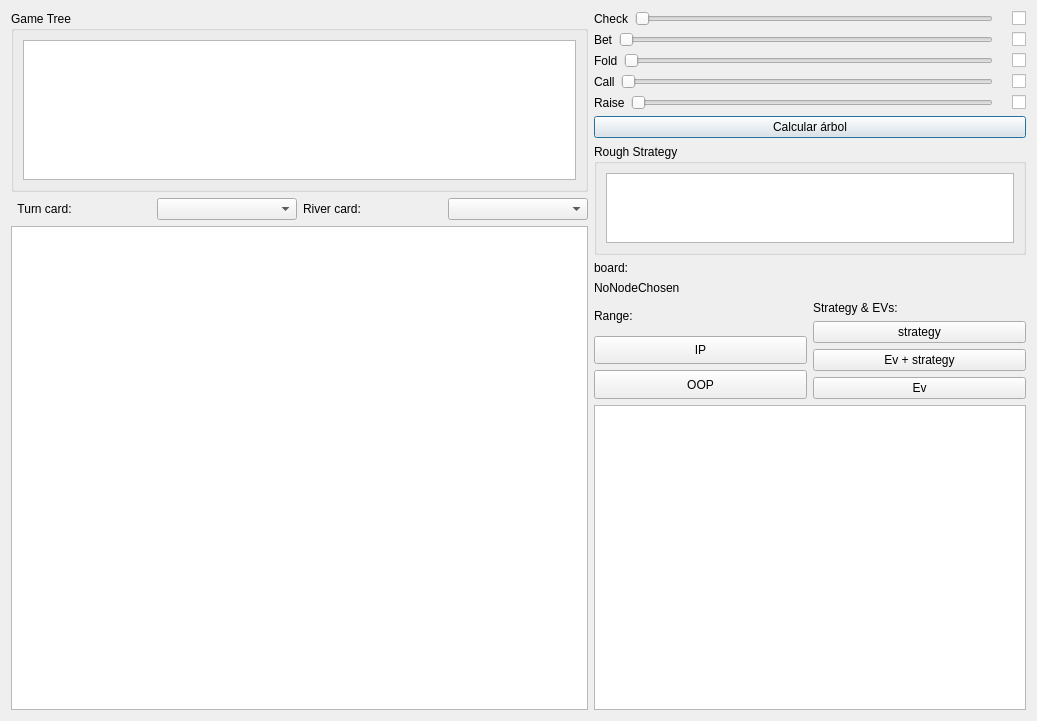
<?xml version="1.0" encoding="UTF-8"?>
<ui version="4.0">
 <class>StrategyExplorer</class>
 <widget class="QDialog" name="StrategyExplorer">
  <property name="geometry">
   <rect>
    <x>0</x>
    <y>0</y>
    <width>1037</width>
    <height>721</height>
   </rect>
  </property>
  <property name="windowTitle">
   <string>StrategyExplorer</string>
  </property>
  <layout class="QHBoxLayout" name="horizontalLayout" stretch="4,3">
   <item>
    <layout class="QVBoxLayout" name="verticalLayout" stretch="3,0,8">
     <item>
      <widget class="QGroupBox" name="groupBox">
       <property name="title">
        <string>Game Tree</string>
       </property>
       <layout class="QVBoxLayout" name="verticalLayout_3">
        <item>
         <widget class="QSTreeView" name="gameTreeView">
          <attribute name="headerVisible">
           <bool>false</bool>
          </attribute>
         </widget>
        </item>
       </layout>
      </widget>
     </item>
     <item>
      <layout class="QHBoxLayout" name="horizontalLayout_3">
       <item>
        <widget class="QLabel" name="label">
         <property name="sizePolicy">
          <sizepolicy hsizetype="Preferred" vsizetype="Preferred">
           <horstretch>0</horstretch>
           <verstretch>0</verstretch>
          </sizepolicy>
         </property>
         <property name="text">
          <string>  Turn card:</string>
         </property>
        </widget>
       </item>
       <item>
        <widget class="QComboBox" name="turnCardBox"/>
       </item>
       <item>
        <widget class="QLabel" name="label_2">
         <property name="text">
          <string>River card:</string>
         </property>
        </widget>
       </item>
       <item>
        <widget class="QComboBox" name="riverCardBox"/>
       </item>
      </layout>
     </item>
     <item>
      <widget class="HtmlTableView" name="strategyTableView">
       <property name="styleSheet">
        <string notr="true"/>
       </property>
       <attribute name="horizontalHeaderVisible">
        <bool>false</bool>
       </attribute>
       <attribute name="verticalHeaderVisible">
        <bool>false</bool>
       </attribute>
      </widget>
     </item>
    </layout>
   </item>
   <item>
    <layout class="QVBoxLayout" name="verticalLayout_2" stretch="0,10,2,10,40">
     <item>
      <layout class="QVBoxLayout" name="verticalLayout_9">
       <item>
        <layout class="QHBoxLayout" name="horizontalLayout_8">
         <item>
          <widget class="QLabel" name="title_check">
           <property name="text">
            <string>Check</string>
           </property>
          </widget>
         </item>
         <item>
          <widget class="QSlider" name="slider_check">
           <property name="orientation">
            <enum>Qt::Orientation::Horizontal</enum>
           </property>
          </widget>
         </item>
         <item>
          <widget class="QLabel" name="label_check">
           <property name="text">
            <string/>
           </property>
          </widget>
         </item>
         <item>
          <widget class="QCheckBox" name="checkBox_check">
           <property name="text">
            <string/>
           </property>
          </widget>
         </item>
        </layout>
       </item>
       <item>
        <layout class="QHBoxLayout" name="horizontalLayout_7">
         <item>
          <widget class="QLabel" name="title_bet">
           <property name="text">
            <string>Bet</string>
           </property>
          </widget>
         </item>
         <item>
          <widget class="QSlider" name="slider_bet">
           <property name="orientation">
            <enum>Qt::Orientation::Horizontal</enum>
           </property>
          </widget>
         </item>
         <item>
          <widget class="QLabel" name="label_bet">
           <property name="text">
            <string/>
           </property>
          </widget>
         </item>
         <item>
          <widget class="QCheckBox" name="checkBox_bet">
           <property name="text">
            <string/>
           </property>
          </widget>
         </item>
        </layout>
       </item>
       <item>
        <layout class="QHBoxLayout" name="horizontalLayout_5">
         <item>
          <widget class="QLabel" name="title_fold">
           <property name="text">
            <string>Fold</string>
           </property>
          </widget>
         </item>
         <item>
          <widget class="QSlider" name="slider_fold">
           <property name="orientation">
            <enum>Qt::Orientation::Horizontal</enum>
           </property>
          </widget>
         </item>
         <item>
          <widget class="QLabel" name="label_fold">
           <property name="text">
            <string/>
           </property>
          </widget>
         </item>
         <item>
          <widget class="QCheckBox" name="checkBox_fold">
           <property name="text">
            <string/>
           </property>
          </widget>
         </item>
        </layout>
       </item>
       <item>
        <layout class="QHBoxLayout" name="horizontalLayout_2">
         <item>
          <widget class="QLabel" name="title_call">
           <property name="text">
            <string>Call</string>
           </property>
          </widget>
         </item>
         <item>
          <widget class="QSlider" name="slider_call">
           <property name="orientation">
            <enum>Qt::Orientation::Horizontal</enum>
           </property>
          </widget>
         </item>
         <item>
          <widget class="QLabel" name="label_call">
           <property name="text">
            <string/>
           </property>
          </widget>
         </item>
         <item>
          <widget class="QCheckBox" name="checkBox_call">
           <property name="text">
            <string/>
           </property>
          </widget>
         </item>
        </layout>
       </item>
       <item>
        <layout class="QHBoxLayout" name="horizontalLayout_4">
         <item>
          <widget class="QLabel" name="title_raise">
           <property name="text">
            <string>Raise</string>
           </property>
          </widget>
         </item>
         <item>
          <widget class="QSlider" name="slider_raise">
           <property name="orientation">
            <enum>Qt::Orientation::Horizontal</enum>
           </property>
          </widget>
         </item>
         <item>
          <widget class="QLabel" name="label_raise">
           <property name="text">
            <string/>
           </property>
          </widget>
         </item>
         <item>
          <widget class="QCheckBox" name="checkBox_raise">
           <property name="text">
            <string/>
           </property>
          </widget>
         </item>
        </layout>
       </item>
       <item>
        <widget class="QPushButton" name="recalculateTreeButton">
         <property name="text">
          <string>Calcular árbol</string>
         </property>
        </widget>
       </item>
      </layout>
     </item>
     <item>
      <widget class="QGroupBox" name="groupBox_2">
       <property name="title">
        <string>Rough Strategy</string>
       </property>
       <property name="flat">
        <bool>true</bool>
       </property>
       <layout class="QVBoxLayout" name="verticalLayout_4">
        <item>
         <widget class="HtmlTableView" name="roughStrategyView">
          <property name="verticalScrollBarPolicy">
           <enum>Qt::ScrollBarPolicy::ScrollBarAlwaysOff</enum>
          </property>
          <property name="horizontalScrollBarPolicy">
           <enum>Qt::ScrollBarPolicy::ScrollBarAlwaysOff</enum>
          </property>
          <attribute name="horizontalHeaderVisible">
           <bool>false</bool>
          </attribute>
          <attribute name="verticalHeaderVisible">
           <bool>false</bool>
          </attribute>
         </widget>
        </item>
       </layout>
      </widget>
     </item>
     <item>
      <layout class="QVBoxLayout" name="verticalLayout_7">
       <item>
        <layout class="QHBoxLayout" name="horizontalLayout_6">
         <item>
          <widget class="QLabel" name="boardLabel">
           <property name="text">
            <string>board:</string>
           </property>
          </widget>
         </item>
        </layout>
       </item>
       <item>
        <layout class="QVBoxLayout" name="verticalLayout_8">
         <item>
          <widget class="QLabel" name="nodeDisplayLabel">
           <property name="text">
            <string>NoNodeChosen</string>
           </property>
          </widget>
         </item>
        </layout>
       </item>
      </layout>
     </item>
     <item>
      <layout class="QHBoxLayout" name="modeChoseLayout" stretch="1,1">
       <item>
        <layout class="QVBoxLayout" name="verticalLayout_5" stretch="1,1,1">
         <item>
          <widget class="QLabel" name="label_4">
           <property name="text">
            <string>Range:</string>
           </property>
          </widget>
         </item>
         <item>
          <widget class="QPushButton" name="ipRangeButtom">
           <property name="sizePolicy">
            <sizepolicy hsizetype="Minimum" vsizetype="Minimum">
             <horstretch>0</horstretch>
             <verstretch>0</verstretch>
            </sizepolicy>
           </property>
           <property name="text">
            <string>IP</string>
           </property>
          </widget>
         </item>
         <item>
          <widget class="QPushButton" name="oopRangeButtom">
           <property name="sizePolicy">
            <sizepolicy hsizetype="Minimum" vsizetype="Minimum">
             <horstretch>0</horstretch>
             <verstretch>0</verstretch>
            </sizepolicy>
           </property>
           <property name="text">
            <string>OOP</string>
           </property>
          </widget>
         </item>
        </layout>
       </item>
       <item>
        <layout class="QVBoxLayout" name="verticalLayout_6" stretch="1,1,1,0">
         <item>
          <widget class="QLabel" name="label_5">
           <property name="text">
            <string>Strategy &amp; EVs:</string>
           </property>
          </widget>
         </item>
         <item>
          <widget class="QPushButton" name="strategyModeButtom">
           <property name="sizePolicy">
            <sizepolicy hsizetype="Minimum" vsizetype="Minimum">
             <horstretch>0</horstretch>
             <verstretch>0</verstretch>
            </sizepolicy>
           </property>
           <property name="text">
            <string>strategy</string>
           </property>
          </widget>
         </item>
         <item>
          <widget class="QPushButton" name="evModeButtom">
           <property name="sizePolicy">
            <sizepolicy hsizetype="Minimum" vsizetype="Minimum">
             <horstretch>0</horstretch>
             <verstretch>0</verstretch>
            </sizepolicy>
           </property>
           <property name="text">
            <string>Ev + strategy</string>
           </property>
          </widget>
         </item>
         <item>
          <widget class="QPushButton" name="evOnlyModeButtom">
           <property name="sizePolicy">
            <sizepolicy hsizetype="Minimum" vsizetype="Minimum">
             <horstretch>0</horstretch>
             <verstretch>0</verstretch>
            </sizepolicy>
           </property>
           <property name="text">
            <string>Ev</string>
           </property>
          </widget>
         </item>
        </layout>
       </item>
      </layout>
     </item>
     <item>
      <layout class="QHBoxLayout" name="detailInformationLayout">
       <item>
        <widget class="HtmlTableView" name="detailView">
         <attribute name="horizontalHeaderVisible">
          <bool>false</bool>
         </attribute>
         <attribute name="verticalHeaderVisible">
          <bool>false</bool>
         </attribute>
        </widget>
       </item>
      </layout>
     </item>
    </layout>
   </item>
  </layout>
 </widget>
 <customwidgets>
  <customwidget>
   <class>QSTreeView</class>
   <extends>QTreeView</extends>
   <header>qstreeview.h</header>
  </customwidget>
  <customwidget>
   <class>HtmlTableView</class>
   <extends>QTableView</extends>
   <header>htmltableview.h</header>
  </customwidget>
 </customwidgets>
 <resources/>
 <connections/>
</ui>
